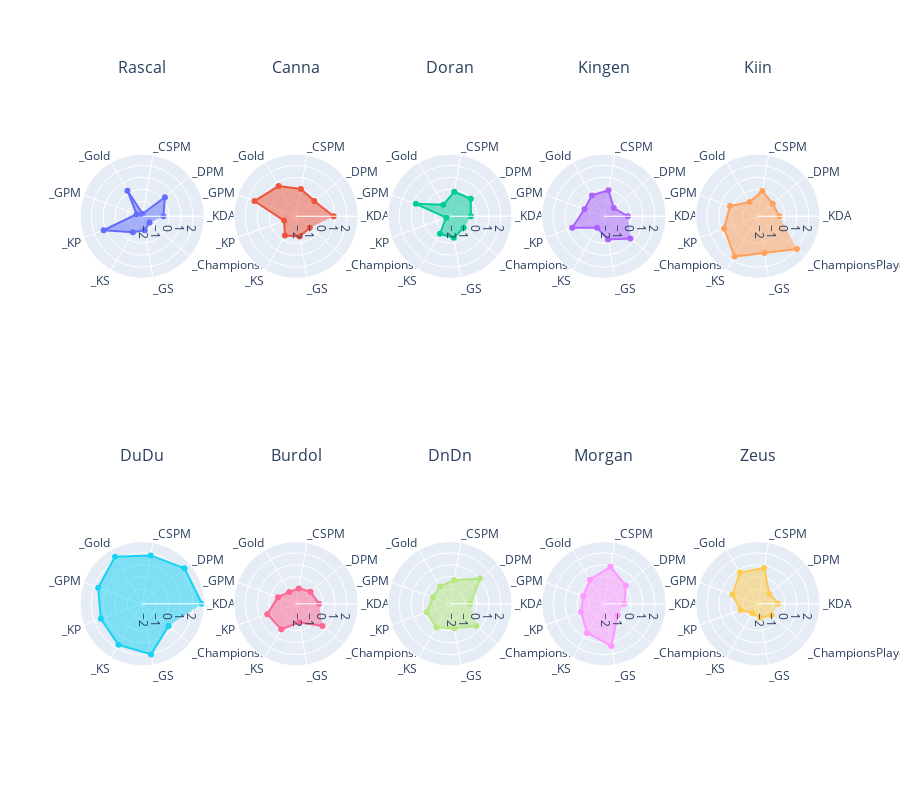

Write notebook code for a chart like this one.
### Code cell
df = players_stats.loc[players_stats["Position"] == positions[0]]
min_value, max_value = df[columns].unstack().min(), df[columns].unstack().max()

COLUMNS = 5
d, m = divmod(df.shape[0], COLUMNS)
ROWS = d + (1 if m > 0 else 0)

fig = make_subplots(
    rows=ROWS,
    cols=COLUMNS,
    subplot_titles=df.index.values,
    specs=[[{"type": "polar"} for _ in range(COLUMNS)] for _ in range(ROWS)],
)

for i, player_name in enumerate(df.index):
    _df = df.loc[player_name, columns]

    r, c = get_rc(i, COLUMNS)
    fig.add_trace(
        go.Scatterpolar(r=_df, theta=columns, fill="toself", name=player_name),
        row=r,
        col=c,
    )
fig.update_layout(
    height=800,
    showlegend=False,
    polar=dict(
        radialaxis=dict(visible=True),
    ),
    title=dict(y=1),
)
fig.update_annotations(yshift=20)
fig.update_polars(radialaxis=dict(range=[min_value - 0.2, max_value + 0.2]))
fig.show()

### Figure 1 — Plotly figure (JSON) as saved in the notebook; plotly's stock layout.template omitted (floating-point values rounded to 4 significant figures)
{"data": [{"fill": "toself", "name": "Rascal", "r": [-0.4786, 0.2242, -2.052, 0.2146, -1.766, 1.166, -0.7098, -1.062, -1.453], "subplot": "polar", "theta": ["_KDA", "_DPM", "_CSPM", "_Gold", "_GPM", "_KP", "_KS", "_GS", "_ChampionsPlayed"], "type": "scatterpolar"}, {"fill": "toself", "name": "Canna", "r": [0.8855, -0.2703, 0.05777, 0.6606, 1.443, -1.186, -0.3946, -0.5354, -0.7609], "subplot": "polar2", "theta": ["_KDA", "_DPM", "_CSPM", "_Gold", "_GPM", "_KP", "_KS", "_GS", "_ChampionsPlayed"], "type": "scatterpolar"}, {"fill": "toself", "name": "Doran", "r": [-0.5064, 0.01664, -0.176, -1.145, 0.778, -1.914, -0.5654, -0.4302, -0.7609], "subplot": "polar3", "theta": ["_KDA", "_DPM", "_CSPM", "_Gold", "_GPM", "_KP", "_KS", "_GS", "_ChampionsPlayed"], "type": "scatterpolar"}, {"fill": "toself", "name": "Kingen", "r": [-0.242, -1.179, -0.05205, -0.2406, -0.5261, 0.5625, -1.137, -0.2866, 0.6225], "subplot": "polar4", "theta": ["_KDA", "_DPM", "_CSPM", "_Gold", "_GPM", "_KP", "_KS", "_GS", "_ChampionsPlayed"], "type": "scatterpolar"}, {"fill": "toself", "name": "Kiin", "r": [-0.4438, -0.6227, -0.1024, -0.8867, 0.2195, 0.7515, 1.635, 0.8706, 2.006], "subplot": "polar5", "theta": ["_KDA", "_DPM", "_CSPM", "_Gold", "_GPM", "_KP", "_KS", "_GS", "_ChampionsPlayed"], "type": "scatterpolar"}, {"fill": "toself", "name": "DuDu", "r": [2.737, 2.365, 1.845, 2.279, 1.653, 1.42, 1.704, 2.04, 0.6225], "subplot": "polar6", "theta": ["_KDA", "_DPM", "_CSPM", "_Gold", "_GPM", "_KP", "_KS", "_GS", "_ChampionsPlayed"], "type": "scatterpolar"}, {"fill": "toself", "name": "Burdol", "r": [-0.3324, -0.681, -0.9495, -1.122, -0.6427, 0.3037, 0.2147, -0.6777, 0.6225], "subplot": "polar7", "theta": ["_KDA", "_DPM", "_CSPM", "_Gold", "_GPM", "_KP", "_KS", "_GS", "_ChampionsPlayed"], "type": "scatterpolar"}, {"fill": "toself", "name": "DnDn", "r": [-0.5386, 1.018, -0.2304, -0.5808, -0.7426, -0.1814, 0.03054, -0.1802, 0.6225], "subplot": "polar8", "theta": ["_KDA", "_DPM", "_CSPM", "_Gold", "_GPM", "_KP", "_KS", "_GS", "_ChampionsPlayed"], "type": "scatterpolar"}, {"fill": "toself", "name": "Morgan", "r": [-0.5371, 0.1234, 0.8767, 0.06583, -0.4139, -0.2137, 0.5614, 1.329, -0.7609], "subplot": "polar9", "theta": ["_KDA", "_DPM", "_CSPM", "_Gold", "_GPM", "_KP", "_KS", "_GS", "_ChampionsPlayed"], "type": "scatterpolar"}, {"fill": "toself", "name": "Zeus", "r": [-0.5436, -0.9948, 0.783, 0.7548, -0.001431, -0.7087, -1.338, -1.068, -0.7609], "subplot": "polar10", "theta": ["_KDA", "_DPM", "_CSPM", "_Gold", "_GPM", "_KP", "_KS", "_GS", "_ChampionsPlayed"], "type": "scatterpolar"}], "layout": {"annotations": [{"font": {"size": 16}, "showarrow": false, "text": "Rascal", "x": 0.084, "xanchor": "center", "xref": "paper", "y": 1, "yanchor": "bottom", "yref": "paper", "yshift": 20}, {"font": {"size": 16}, "showarrow": false, "text": "Canna", "x": 0.292, "xanchor": "center", "xref": "paper", "y": 1, "yanchor": "bottom", "yref": "paper", "yshift": 20}, {"font": {"size": 16}, "showarrow": false, "text": "Doran", "x": 0.5, "xanchor": "center", "xref": "paper", "y": 1, "yanchor": "bottom", "yref": "paper", "yshift": 20}, {"font": {"size": 16}, "showarrow": false, "text": "Kingen", "x": 0.708, "xanchor": "center", "xref": "paper", "y": 1, "yanchor": "bottom", "yref": "paper", "yshift": 20}, {"font": {"size": 16}, "showarrow": false, "text": "Kiin", "x": 0.916, "xanchor": "center", "xref": "paper", "y": 1, "yanchor": "bottom", "yref": "paper", "yshift": 20}, {"font": {"size": 16}, "showarrow": false, "text": "DuDu", "x": 0.084, "xanchor": "center", "xref": "paper", "y": 0.375, "yanchor": "bottom", "yref": "paper", "yshift": 20}, {"font": {"size": 16}, "showarrow": false, "text": "Burdol", "x": 0.292, "xanchor": "center", "xref": "paper", "y": 0.375, "yanchor": "bottom", "yref": "paper", "yshift": 20}, {"font": {"size": 16}, "showarrow": false, "text": "DnDn", "x": 0.5, "xanchor": "center", "xref": "paper", "y": 0.375, "yanchor": "bottom", "yref": "paper", "yshift": 20}, {"font": {"size": 16}, "showarrow": false, "text": "Morgan", "x": 0.708, "xanchor": "center", "xref": "paper", "y": 0.375, "yanchor": "bottom", "yref": "paper", "yshift": 20}, {"font": {"size": 16}, "showarrow": false, "text": "Zeus", "x": 0.916, "xanchor": "center", "xref": "paper", "y": 0.375, "yanchor": "bottom", "yref": "paper", "yshift": 20}], "height": 800, "polar": {"domain": {"x": [0, 0.168], "y": [0.625, 1]}, "radialaxis": {"range": [-2.252, 2.937], "visible": true}}, "polar10": {"domain": {"x": [0.832, 1], "y": [0, 0.375]}, "radialaxis": {"range": [-2.252, 2.937]}}, "polar2": {"domain": {"x": [0.208, 0.376], "y": [0.625, 1]}, "radialaxis": {"range": [-2.252, 2.937]}}, "polar3": {"domain": {"x": [0.416, 0.584], "y": [0.625, 1]}, "radialaxis": {"range": [-2.252, 2.937]}}, "polar4": {"domain": {"x": [0.624, 0.792], "y": [0.625, 1]}, "radialaxis": {"range": [-2.252, 2.937]}}, "polar5": {"domain": {"x": [0.832, 1], "y": [0.625, 1]}, "radialaxis": {"range": [-2.252, 2.937]}}, "polar6": {"domain": {"x": [0, 0.168], "y": [0, 0.375]}, "radialaxis": {"range": [-2.252, 2.937]}}, "polar7": {"domain": {"x": [0.208, 0.376], "y": [0, 0.375]}, "radialaxis": {"range": [-2.252, 2.937]}}, "polar8": {"domain": {"x": [0.416, 0.584], "y": [0, 0.375]}, "radialaxis": {"range": [-2.252, 2.937]}}, "polar9": {"domain": {"x": [0.624, 0.792], "y": [0, 0.375]}, "radialaxis": {"range": [-2.252, 2.937]}}, "showlegend": false, "title": {"y": 1}}}
